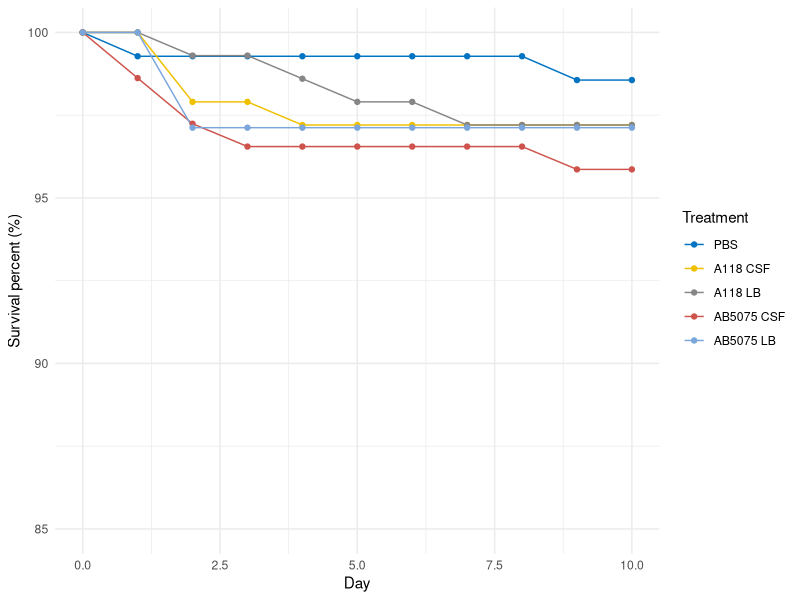

Source code (R): (Note: this script raises an error after producing the figure.)

# First edited: 04/22/2020

library(tidyverse)
library(magrittr)
library(ggsci)
library(dplyr)

#### Preparing data ------------------------------- ####
#### load and clean data file ####
mortality_data <- 
  readxl::read_excel('Mortality Data - Ramirez Collaboration.xlsx') %>% 
  select(-Sex) %>% 
  filter(!(Treatment %>% str_detect('A42|PF'))) %>%
  mutate_at(vars(Treatment, Replicate), funs(factor)) %>% 
  na.omit() %>% 
  # rename("Remaining"= "Flies Remaining") %>% 
  select(-`Survival %`) %>% 
  droplevels() %>% 
  mutate(Treatment = fct_relevel(Treatment, "PBS"))

names(mortality_data)[5] = "Remaining"

#### create data frame for Day 0 ####
day_zero <- 
  mortality_data %>% 
  filter(Day == 1) %>% 
  mutate(Remaining = Remaining + Mortality, 
         Mortality = 0,
         Day = 0)

#### combine data sets for day 0 to the end ####
mortality_data <- 
  rbind(day_zero, mortality_data) %>% 
  group_by(Treatment, Replicate) %>% 
  mutate(Initial = max(Remaining)) 

#### convert mortality to death status ####
survival_data <- 
  mortality_data[rep(1:nrow(mortality_data), mortality_data$Mortality),] %>% 
  mutate(Death = 1) %>% 
  select(-c(Mortality, Initial))
  
#### create data frame for alive flies #### 
day_10 <-
  mortality_data %>%
  filter(Day == 10) %>%
  mutate(Death = 0)

day_10 <-
  day_10[rep(1:nrow(day_10), day_10$Remaining),] %>%
  select(-c(Mortality, Remaining, Initial))

#### combine dead flies and survival flies for survival_data
survival_data <- rbind(survival_data %>% select(-Remaining), day_10) %>% as_tibble()

#### Raw data plot: survival percent ------------------ ####

#### overall ####
mortality_data %>% 
  group_by(Treatment, Day) %>% 
  summarise(Mortality = sum(Mortality),
            Initial = sum(Initial)) %>% 
  group_by(Treatment) %>% 
  mutate(Mortality = cumsum(Mortality)) %>% 
  ggplot(aes(x = Day, y = 100*(1-(Mortality/Initial)), color = Treatment)) +
  geom_line() +
  geom_point() +
  scale_color_jco() +
  ylim(85,100) +
  labs(y = 'Survival percent (%)') + 
  theme_minimal()

# #### replicate 1 ####
# mortality_data %>%
#   filter(Replicate == 1) %>%
#   group_by(Treatment, Day) %>%
#   summarise(Mortality = sum(Mortality),
#             Initial = sum(Initial)) %>%
#   group_by(Treatment) %>%
#   mutate(Mortality = cumsum(Mortality)) %>%
#   ggplot(aes(x = Day, y = 100*(1-(Mortality/Initial)), color = Treatment)) +
#   geom_line() +
#   geom_point() +
#   scale_color_jco() +
#   labs(y = 'Survival percent (%)') +
#   ylim(80, 100) +
#   theme_minimal()
# 
# #### replicate 2 ####
# mortality_data %>%
#   filter(Replicate == 2) %>%
#   group_by(Treatment, Day) %>%
#   summarise(Mortality = sum(Mortality),
#             Initial = sum(Initial)) %>%
#   group_by(Treatment) %>%
#   mutate(Mortality = cumsum(Mortality)) %>%
#   ggplot(aes(x = Day, y = 100*(1-(Mortality/Initial)), color = Treatment)) +
#   geom_line() +
#   geom_point() +
#   scale_color_jco() +
#   labs(y = 'Survival percent (%)') +
#   ylim(80, 100) +
#   theme_minimal()
# 
# #### replicate 3 ####
# mortality_data %>%
#   filter(Replicate == 3) %>%
#   group_by(Treatment, Day) %>%
#   summarise(Mortality = sum(Mortality),
#             Initial = sum(Initial)) %>%
#   group_by(Treatment) %>%
#   mutate(Mortality = cumsum(Mortality)) %>%
#   ggplot(aes(x = Day, y = 100*(1-(Mortality/Initial)), color = Treatment)) +
#   geom_line() +
#   geom_point() +
#   scale_color_jco() +
#   labs(y = 'Survival percent (%)') +
#   ylim(80, 100) +
#   theme_minimal()


#### Test on replicates ----------------------- ####

library(survival)
library(survminer)

fit <- survfit(Surv(Day, Death) ~ Replicate, data = survival_data)
ggsurvplot(fit, surv.median.line = "hv", pval = TRUE)
pairwise_survdiff(Surv(Day, Death == 1) ~ Replicate, 
                  p.adjust.method = "holm", data = survival_data)


#### Test proportional hazard model ------------------ ####

model = coxph(Surv(Day, Death) ~ Treatment, data = survival_data)
cox.zph(model)
cox.zph(model, transform=log)

summary(model)


#### Power analysis ------------------ ####

day_initial = day_zero %>% select(Treatment,Remaining) %>% 
  group_by(Treatment) %>% summarise(Initial = sum(Remaining))

day_end =  
  mortality_data %>% 
  filter(Day == 10) %>% 
  select(Treatment,Remaining) %>% 
  group_by(Treatment) %>% 
  summarise(Remaining = sum(Remaining))

tb = full_join(day_initial, day_end, by = "Treatment") %>% 
  mutate(Dead = Initial - Remaining) 
  
tb$pi = tb$Initial / sum(tb$Initial)
tb$ratio = tb$Dead/tb$Initial


top = (qnorm(0.975)+qnorm(0.9))^2
hr = seq(1.3,3,length.out = 20) 
hr = 2.9418


dummy = data.frame()
for(i in 1:3){
  bottom = (log(hr)^2)*tb$pi[4]*tb$pi[i]
  dummy_i = data.frame(
    tag = tb$Treatment[i], 
    hazard = hr, 
    death = top/bottom) %>% 
    mutate(size = death/(tb$ratio[4]+tb$ratio[i]))
  dummy = bind_rows(dummy,dummy_i)
}
dummy$tag = factor(dummy$tag, levels=levels(tb$Treatment))

dummy %>% 
  ggplot(aes(x=size, y=hazard, color=tag)) +
  geom_line(alpha=0.6, size=1, position=position_jitter(w=0.02, h=0.01)) +
  geom_point(size=1) +
  geom_vline(xintercept = 34464.690, linetype="dashed", size=0.5, color="grey60") +
  annotate("text", x=2500, y = 1.4, label="1,000", size=3, color="grey60") +
  scale_colour_jama(drop=FALSE) +
  theme_bw() +
  labs(x="Sample Size", y="Hazard Ratio", color="")






packageVersion("rlang")


